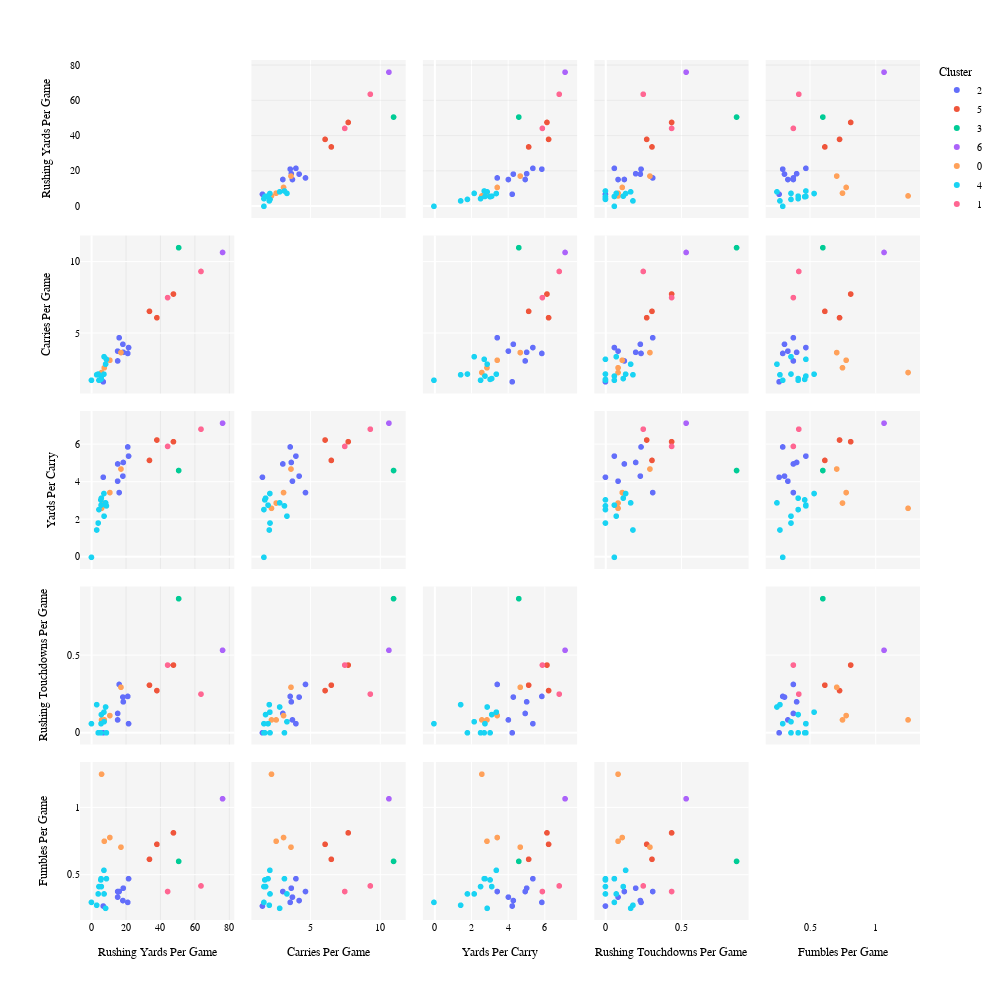

Notebook cell for this chart:
### Code cell
graph_pair_plot_plotly(df=df_7, cluster_rankings=cluster_ranking_7,
                       position=position, stats=stats, 
                       save_suffix=suffix, font_size=font_size, marker_size=marker_size,
                       height=dim, width=dim
                      )

### Figure 1 — Plotly figure (JSON) as saved in the notebook; plotly's stock layout.template omitted (floating-point values rounded to 4 significant figures)
{"data": [{"diagonal": {"visible": false}, "dimensions": [{"axis": {"matches": true}, "label": "Rushing Yards Per Game", "values": [21.06, 16.06, 21.53, 18.47, 6.8, 15.17, 15.19, 18.23]}, {"axis": {"matches": true}, "label": "Carries Per Game", "values": [3.588, 4.688, 4, 3.667, 1.6, 3.75, 3.062, 4.231]}, {"axis": {"matches": true}, "label": "Yards Per Carry", "values": [5.87, 3.43, 5.38, 5.04, 4.25, 4.04, 4.96, 4.31]}, {"axis": {"matches": true}, "label": "Rushing Touchdowns Per Game", "values": [0.2353, 0.3125, 0.05882, 0.2, 0, 0.08333, 0.125, 0.2308]}, {"axis": {"matches": true}, "label": "Fumbles Per Game", "values": [0.2941, 0.375, 0.4706, 0.4, 0.2667, 0.3333, 0.375, 0.3077]}], "hovertemplate": "<b>%{hovertext}</b><br><br>Cluster=2<br>%{xaxis.title.text}=%{x}<br>%{yaxis.title.text}=%{y}<extra></extra>", "hovertext": ["Patrick Mahomes", "Joe Burrow", "Geno Smith", "Russell Wilson", "Derek Carr", "Dak Prescott", "Jacoby Brissett", "Kenny Pickett"], "legendgroup": "2", "marker": {"color": "#636efa", "size": 6, "symbol": "circle"}, "name": "2", "showlegend": true, "type": "splom"}, {"diagonal": {"visible": false}, "dimensions": [{"axis": {"matches": true}, "label": "Rushing Yards Per Game", "values": [47.62, 38, 33.69]}, {"axis": {"matches": true}, "label": "Carries Per Game", "values": [7.75, 6.091, 6.538]}, {"axis": {"matches": true}, "label": "Yards Per Carry", "values": [6.15, 6.24, 5.15]}, {"axis": {"matches": true}, "label": "Rushing Touchdowns Per Game", "values": [0.4375, 0.2727, 0.3077]}, {"axis": {"matches": true}, "label": "Fumbles Per Game", "values": [0.8125, 0.7273, 0.6154]}], "hovertemplate": "<b>%{hovertext}</b><br><br>Cluster=5<br>%{xaxis.title.text}=%{x}<br>%{yaxis.title.text}=%{y}<extra></extra>", "hovertext": ["Josh Allen", "Kyler Murray", "Marcus Mariota"], "legendgroup": "5", "marker": {"color": "#EF553B", "size": 6, "symbol": "circle"}, "name": "5", "showlegend": true, "type": "splom"}, {"diagonal": {"visible": false}, "dimensions": [{"axis": {"matches": true}, "label": "Rushing Yards Per Game", "values": [50.67]}, {"axis": {"matches": true}, "label": "Carries Per Game", "values": [11]}, {"axis": {"matches": true}, "label": "Yards Per Carry", "values": [4.61]}, {"axis": {"matches": true}, "label": "Rushing Touchdowns Per Game", "values": [0.8667]}, {"axis": {"matches": true}, "label": "Fumbles Per Game", "values": [0.6]}], "hovertemplate": "<b>%{hovertext}</b><br><br>Cluster=3<br>%{xaxis.title.text}=%{x}<br>%{yaxis.title.text}=%{y}<extra></extra>", "hovertext": ["Jalen Hurts"], "legendgroup": "3", "marker": {"color": "#00cc96", "size": 6, "symbol": "circle"}, "name": "3", "showlegend": true, "type": "splom"}, {"diagonal": {"visible": false}, "dimensions": [{"axis": {"matches": true}, "label": "Rushing Yards Per Game", "values": [76.2]}, {"axis": {"matches": true}, "label": "Carries Per Game", "values": [10.67]}, {"axis": {"matches": true}, "label": "Yards Per Carry", "values": [7.14]}, {"axis": {"matches": true}, "label": "Rushing Touchdowns Per Game", "values": [0.5333]}, {"axis": {"matches": true}, "label": "Fumbles Per Game", "values": [1.067]}], "hovertemplate": "<b>%{hovertext}</b><br><br>Cluster=6<br>%{xaxis.title.text}=%{x}<br>%{yaxis.title.text}=%{y}<extra></extra>", "hovertext": ["Justin Fields"], "legendgroup": "6", "marker": {"color": "#ab63fa", "size": 6, "symbol": "circle"}, "name": "6", "showlegend": true, "type": "splom"}, {"diagonal": {"visible": false}, "dimensions": [{"axis": {"matches": true}, "label": "Rushing Yards Per Game", "values": [17.12, 5.833, 7.417, 10.67]}, {"axis": {"matches": true}, "label": "Carries Per Game", "values": [3.647, 2.25, 2.583, 3.111]}, {"axis": {"matches": true}, "label": "Yards Per Carry", "values": [4.69, 2.59, 2.87, 3.43]}, {"axis": {"matches": true}, "label": "Rushing Touchdowns Per Game", "values": [0.2941, 0.08333, 0.08333, 0.1111]}, {"axis": {"matches": true}, "label": "Fumbles Per Game", "values": [0.7059, 1.25, 0.75, 0.7778]}], "hovertemplate": "<b>%{hovertext}</b><br><br>Cluster=0<br>%{xaxis.title.text}=%{x}<br>%{yaxis.title.text}=%{y}<extra></extra>", "hovertext": ["Trevor Lawrence", "Matt Ryan", "Baker Mayfield", "Taylor Heinicke"], "legendgroup": "0", "marker": {"color": "#FFA15A", "size": 6, "symbol": "circle"}, "name": "0", "showlegend": true, "type": "splom"}, {"diagonal": {"visible": false}, "dimensions": [{"axis": {"matches": true}, "label": "Rushing Yards Per Game", "values": [5.706, 4.294, 8.647, -0.05882, 5.529, 5.385, 7.2, 3.857, 7.286, 3, 8.167]}, {"axis": {"matches": true}, "label": "Carries Per Game", "values": [1.824, 1.706, 3.176, 1.706, 2, 1.769, 2.133, 2.143, 3.357, 2.091, 2.833]}, {"axis": {"matches": true}, "label": "Yards Per Carry", "values": [3.13, 2.52, 2.72, -0.03, 2.76, 3.04, 3.38, 1.8, 2.17, 1.43, 2.88]}, {"axis": {"matches": true}, "label": "Rushing Touchdowns Per Game", "values": [0.1176, 0, 0, 0.05882, 0.05882, 0, 0.1333, 0, 0.07143, 0.1818, 0.1667]}, {"axis": {"matches": true}, "label": "Fumbles Per Game", "values": [0.4118, 0.4118, 0.4706, 0.2941, 0.4706, 0.4615, 0.5333, 0.3571, 0.3571, 0.2727, 0.25]}], "hovertemplate": "<b>%{hovertext}</b><br><br>Cluster=4<br>%{xaxis.title.text}=%{x}<br>%{yaxis.title.text}=%{y}<extra></extra>", "hovertext": ["Kirk Cousins", "Jared Goff", "Justin Herbert", "Tom Brady", "Aaron Rodgers", "Tua Tagovailoa", "Davis Mills", "Andy Dalton", "Mac Jones", "Jimmy Garoppolo", "Ryan Tannehill"], "legendgroup": "4", "marker": {"color": "#19d3f3", "size": 6, "symbol": "circle"}, "name": "4", "showlegend": true, "type": "splom"}, {"diagonal": {"visible": false}, "dimensions": [{"axis": {"matches": true}, "label": "Rushing Yards Per Game", "values": [44.25, 63.67]}, {"axis": {"matches": true}, "label": "Carries Per Game", "values": [7.5, 9.333]}, {"axis": {"matches": true}, "label": "Yards Per Carry", "values": [5.9, 6.82]}, {"axis": {"matches": true}, "label": "Rushing Touchdowns Per Game", "values": [0.4375, 0.25]}, {"axis": {"matches": true}, "label": "Fumbles Per Game", "values": [0.375, 0.4167]}], "hovertemplate": "<b>%{hovertext}</b><br><br>Cluster=1<br>%{xaxis.title.text}=%{x}<br>%{yaxis.title.text}=%{y}<extra></extra>", "hovertext": ["Daniel Jones", "Lamar Jackson"], "legendgroup": "1", "marker": {"color": "#FF6692", "size": 6, "symbol": "circle"}, "name": "1", "showlegend": true, "type": "splom"}], "layout": {"dragmode": "select", "font": {"color": "black", "family": "Courier New, monospace", "size": 10}, "height": 1000, "legend": {"title": {"text": "Cluster"}, "tracegroupgap": 0}, "margin": {"t": 60}, "paper_bgcolor": "rgba(0,0,0,0)", "plot_bgcolor": "rgba(245, 245, 245, 1)", "showlegend": true, "width": 1000, "xaxis": {"gridcolor": "rgba(200, 200, 200, 0.5)", "gridwidth": 0.5, "showgrid": true}, "yaxis": {"gridcolor": "rgba(200, 200, 200, 0.5)", "gridwidth": 0.5, "showgrid": true}}}
